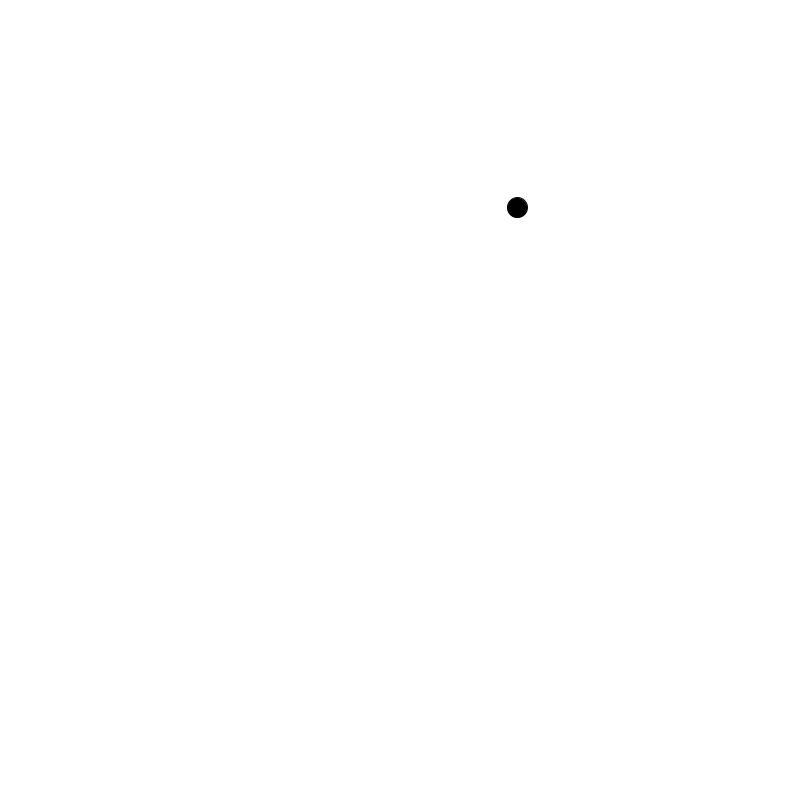
Frame 1 (no input)
Frame 60 (the mouse pressed at the canvas centre just before this capture): identical to frame 1, image omitted
Frame 120 (the mouse held since frame 60 and released just before this capture): identical to frame 1, image omitted

The Processing sketch that drew this single still picture (run headless with seeded random() and noise(); from frame 60 on, the mouse is pressed at the canvas centre):

// Processing sketch: Day_044
// ── Day_044.pde
ArrayList<PVector> points;

void setup() {
  size(800, 800);

  points = new ArrayList<PVector>();

  PVector startPoint = new PVector(random(800), random(800));
  points.add(startPoint);
}

void draw() {
  background(255);

  fill(0);
  if (points.size() == 1) {
    circle(points.get(0).x, points.get(0).y, 20);
  }
  for (int i = 1; i < points.size(); i++) {
    PVector point1 = points.get(i - 1);
    PVector point2 = points.get(i);
    line(point1.x, point1.y, point2.x, point2.y);
    circle(point1.x, point1.y, 20);
    circle(point2.x, point2.y, 20);
    
    float distance = PVector.dist(point1, point2);
    text(distance, point2.x - 30, point2.y - 30);
  }
}

void mouseClicked() {
  points.add(new PVector(mouseX, mouseY));
}
